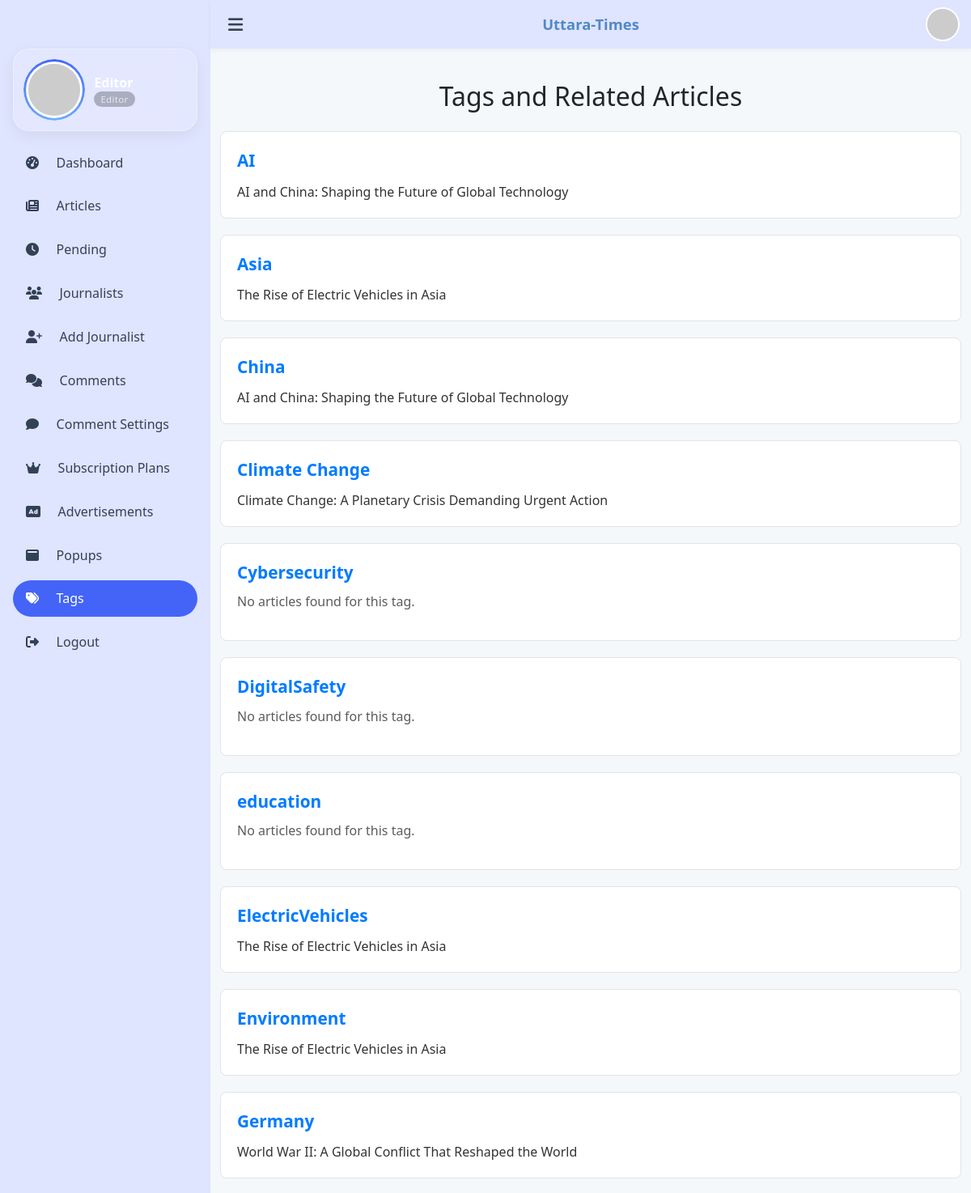
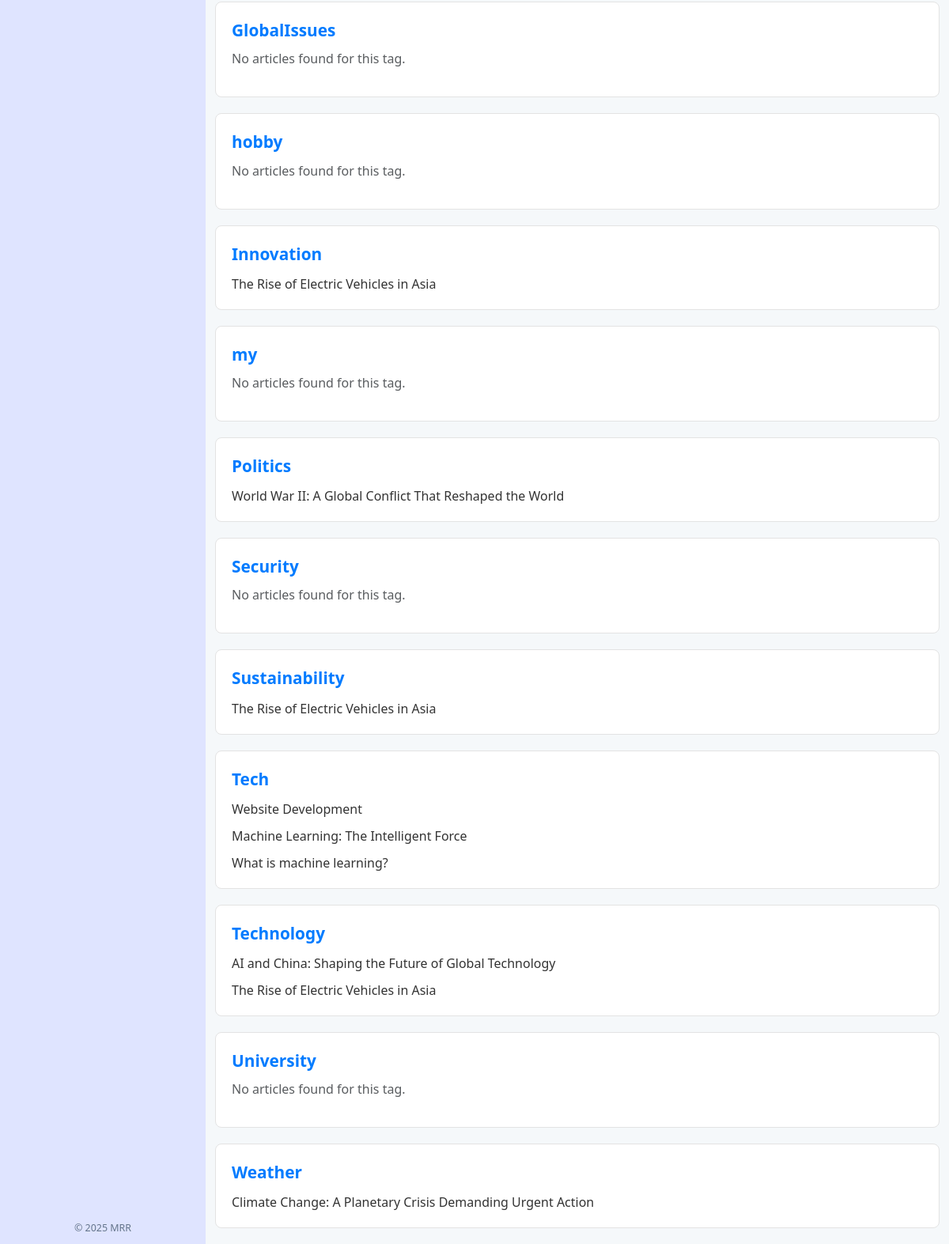
Page /tag.php on the committed database (2 pictures, top to bottom).
### tables this page shows
CREATE TABLE `tags` (
  `tag_id` int(11) NOT NULL AUTO_INCREMENT,
  `name` varchar(50) NOT NULL,
  PRIMARY KEY (`tag_id`),
  UNIQUE KEY `name` (`name`)
);

CREATE TABLE `articles` (
  `article_id` int(11) NOT NULL AUTO_INCREMENT,
  `title` varchar(255) NOT NULL,
  `content` text NOT NULL,
  `image_url` varchar(255) DEFAULT NULL,
  `status` enum('draft','pending','approved','declined') DEFAULT 'draft',
  `created_at` timestamp NOT NULL DEFAULT current_timestamp(),
  `updated_at` timestamp NOT NULL DEFAULT current_timestamp() ON UPDATE current_timestamp(),
  `author_id` int(11) DEFAULT NULL,
  PRIMARY KEY (`article_id`),
  KEY `author_id` (`author_id`),
  CONSTRAINT `articles_ibfk_1` FOREIGN KEY (`author_id`) REFERENCES `users` (`user_id`) ON DELETE SET NULL
);

### tag.php (the view, shortened to what this page needs)
<?php
require 'db.php';
require 'menubar3.php';
?>
<!DOCTYPE html>
<html lang="en">
<head>
    <link href="https://cdn.jsdelivr.net/npm/bootstrap@5.3.3/dist/css/bootstrap.min.css" rel="stylesheet">
</head>
<body>
    <div class="container">
        <h2 class="mb-4 text-center">Tags and Related Articles</h2>
        <?php
        $tagQuery = $conn->query("SELECT * FROM tags ORDER BY name ASC");
        while ($tag = $tagQuery->fetch_assoc()):
            $tag_id   = $tag['tag_id'];
            $tag_name = htmlspecialchars($tag['name']);
            $stmt = $conn->prepare("
                SELECT a.article_id, a.title
                FROM articles a
                JOIN article_tags at ON a.article_id = at.article_id
                WHERE at.tag_id = ? AND a.status = 'approved'
            ");
            $stmt->bind_param("i", $tag_id);
            $stmt->execute();
            $result = $stmt->get_result();
        ?>
            <div class="tag-block">
                <div class="tag-title"><?= $tag_name ?></div>
                <?php if ($result->num_rows > 0): ?>
                    <?php while ($article = $result->fetch_assoc()): ?>
                        <a class="article-link" href="view_article.php?id=<?= $article['article_id'] ?>">
                            <?= htmlspecialchars($article['title']) ?>
                        </a>
                    <?php endwhile; ?>
                <?php else: ?>
                    <p class="text-muted mt-2">No articles found for this tag.</p>
                <?php endif; ?>
            </div>
        <?php endwhile; ?>
    </div>
</body>
</html>

### menubar3.php (shortened to what this page needs)
<?php
$username = htmlspecialchars($_SESSION['username'] ?? 'Editor');
$role     = 'Editor';
$avatar   = 'https://ui-avatars.com/api/?name=' . urlencode($username) . '&background=random&size=256';
?>
<link href="https://cdnjs.cloudflare.com/ajax/libs/font-awesome/6.5.0/css/all.min.css" rel="stylesheet">
<nav class="e-nav">
    <button id="burger" class="e-burger" aria-label="Menu"><i class="fas fa-bars"></i></button>
    <span class="e-title">Uttara-Times</span>
    <div class="e-avatar-wrap">
        <img src="<?= $avatar ?>" alt="<?= $username ?>" id="avatar" class="e-avatar">
    </div>
</nav>
<aside id="drawer" class="e-drawer">
    <a href="profile.php" class="e-card text-decoration-none">
        <div class="e-ring"><img src="<?= $avatar ?>" alt="<?= $username ?>"></div>
        <div>
            <div class="e-name"><?= $username ?></div><span class="e-badge"><?= $role ?></span>
        </div>
    </a>
    <ul id="navList" class="e-nav-list">
        <?php
        $links = [
            ["editor_dashboard.php", "fas fa-tachometer-alt", "Dashboard"],
            ["articles.php", "fas fa-newspaper", "Articles"],
            ["pending_articles.php", "fas fa-clock", "Pending"],
            ["journalists.php", "fas fa-users", "Journalists"],
            ["add_journalist.php", "fas fa-user-plus", "Add Journalist"],
            ["manage_comment.php", "fas fa-comments", "Comments"],
            ["comment_settings.php", "fas fa-comment", "Comment Settings"],
            ["manage_plans.php", "fas fa-crown", "Subscription Plans"],
            ["manage_ads.php", "fas fa-ad", "Advertisements"],
            ["manage_popups.php", "fas fa-window-maximize", "Popups"],
            ["tag.php", "fas fa-tags", "Tags"],
            ["logout.php", "fas fa-sign-out-alt", "Logout"]
        ];
        foreach ($links as [$href, $icon, $label]): ?>
            <li><a href="<?= $href ?>"><i class="<?= $icon ?> me-2"></i><?= $label ?></a></li>
        <?php endforeach; ?>
    </ul>
    <footer class="e-footer">© 2025 MRR</footer>
</aside>

### menubar3.php (style rules this page uses)
:root { --drawer: #dfe4ff; --brand: #5089c6; --accent: #4364f7; --txt: #334155; --muted: #64748b; --navH: 60px; --gap: 20px; --drawerW: 260px; }
* { box-sizing: border-box }
.e-nav { height: var(--navH); background: var(--drawer); display: flex; align-items: center; gap: .8rem; padding: 0 1rem; position: sticky; top: 0; z-index: 1101; box-shadow: 0 2px 6px rgba(0, 0, 0, .05); }
.e-title { position: absolute; left: 50%; transform: translateX(-50%); font-weight: 600; font-size: 1.15rem; color: var(--brand); white-space: nowrap; }
.e-burger { border: 0; background: transparent; font-size: 1.3rem; color: var(--txt); cursor: pointer; }
.e-burger i { transition: transform 0.3s ease; }
.e-avatar-wrap { margin-left: auto; position: relative; cursor: pointer; }
.e-avatar { width: 38px; height: 38px; border-radius: 50%; object-fit: cover; box-shadow: 0 0 0 2px #fff; }
.e-drawer { position: fixed; left: 0; top: 0; height: 100%; width: var(--drawerW); background: var(--drawer); transform: translateX(-100%); transition: transform .35s cubic-bezier(.4, 0, .2, 1); z-index: 1000; display: flex; flex-direction: column; overflow-y: auto; padding-top: var(--navH); }
.e-drawer.open { transform: none; }
.e-card { margin: 0rem 1rem 1rem; border-radius: 1.25rem; padding: 1rem; display: flex; gap: .9rem; align-items: center; background: rgba(255, 255, 255, .14); backdrop-filter: blur(15px); box-shadow: 0 6px 20px rgba(0, 0, 0, .06), inset 0 0 0 1px rgba(255, 255, 255, .35); }
.e-ring { position: relative; flex-shrink: 0; }
.e-ring::before { content: ''; position: absolute; inset: -3px; border-radius: 50%; padding: 3px; background: conic-gradient(var(--accent), #6fb1fc, var(--accent)); mask: linear-gradient(#fff 0 0) content-box, linear-gradient(#fff 0 0); mask-composite: exclude; -webkit-mask-composite: xor; animation: spin 5s linear infinite; }
.e-ring img { width: 70px; height: 70px; border-radius: 50%; border: 3px solid #fff; object-fit: cover; }
.e-name { font-weight: 600; font-size: 1rem; color: #fff; }
.e-badge { margin-top: 2px; font-size: .72rem; padding: 2px 8px; border-radius: 12px; color: #e2e8f0; background: rgba(0, 0, 0, .25); letter-spacing: .3px; }
.e-nav-list { list-style: none; padding: 0 1rem 1rem; margin: 0; flex: 1; display: flex; flex-direction: column; gap: .55rem; }
.e-nav-list a { display: flex; align-items: center; gap: .85rem; padding: .66rem 1rem; border-radius: 1.85rem; font-weight: 500; color: var(--txt); text-decoration: none; }
.e-nav-list a.active { background: var(--accent); color: #fff; }
.e-footer { padding: .65rem; text-align: center; font-size: .78rem; color: var(--muted); }
@media (min-width:992px) { body.shifted { margin-left: var(--drawerW); transition: margin-left .35s cubic-bezier(.4, 0, .2, 1); } }

### tag.php (style rules this page uses)
body { font-family: 'Segoe UI', Tahoma, Geneva, Verdana, sans-serif; background: #f5f8fa; }
.container { margin-top: 40px; }
.tag-block { background: #ffffff; border: 1px solid #e3e3e3; border-radius: 8px; padding: 20px; margin-bottom: 20px; }
.tag-title { font-size: 1.3rem; font-weight: bold; color: #007bff; }
.article-link { text-decoration: none; color: #333; display: block; margin-top: 10px; }

### rows in the picture
tags: name "AI"
articles: title "AI and China: Shaping the Future of Global Technology"
tags: name "Asia"
articles: title "The Rise of Electric Vehicles in Asia"
tags: name "China"
tags: name "Climate Change"
articles: title "Climate Change: A Planetary Crisis Demanding Urgent Action"
tags: name "Cybersecurity", shows "No articles found for this tag."
tags: name "DigitalSafety", shows "No articles found for this tag."
tags: name "education", shows "No articles found for this tag."
tags: name "ElectricVehicles"
tags: name "Environment"
tags: name "Germany"
articles: title "World War II: A Global Conflict That Reshaped the World"
tags: name "GlobalIssues", shows "No articles found for this tag."
tags: name "hobby", shows "No articles found for this tag."
tags: name "Innovation"
tags: name "my", shows "No articles found for this tag."
tags: name "Politics"
tags: name "Security", shows "No articles found for this tag."
tags: name "Sustainability"
tags: name "Tech"
articles: title "Website Development"
articles: title "Machine Learning: The Intelligent Force"
articles: title "What is machine learning?"
tags: name "Technology"
tags: name "University", shows "No articles found for this tag."
tags: name "Weather"

### other values in the picture
$username "Editor"
$role "Editor"
$label "Dashboard"
$label "Articles"
$label "Pending"
$label "Journalists"
$label "Add Journalist"
$label "Comments"
$label "Comment Settings"
$label "Subscription Plans"
$label "Advertisements"
$label "Popups"
$label "Tags"
$label "Logout"
